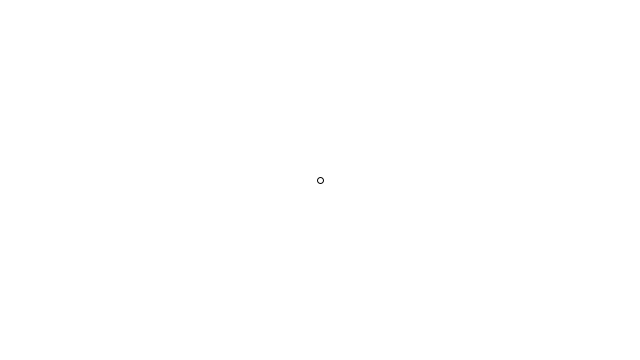
Frame 1 (no input)
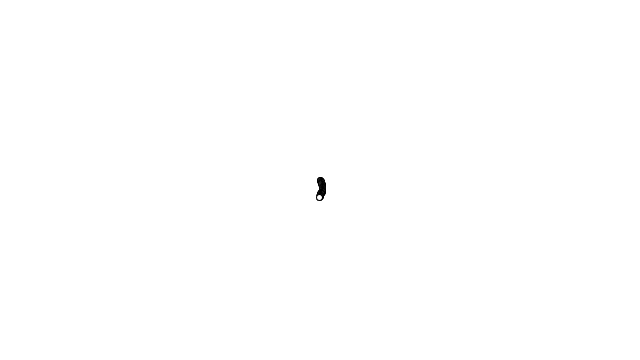
Frame 60 (the mouse pressed at the canvas centre just before this capture)
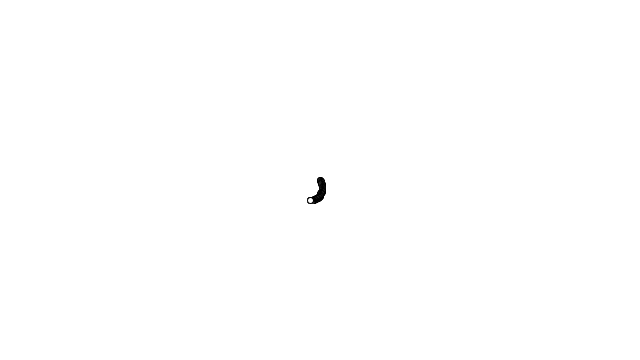
Frame 120 (the mouse held since frame 60 and released just before this capture)

The Processing sketch that drew these frames (run headless with seeded random() and noise(); from frame 60 on, the mouse is pressed at the canvas centre):

// Processing sketch: prac0_7
// ── prac0_7.pde
class Walker
{
  float x, y;
  float tx, ty;
  float stepx, stepy;

  Walker()
  {
    x  = width / 2;
    y  = height / 2;
    tx = 0;
    ty = 10000;
  }

  void display()
  {
    stroke(0);
    // point(x, y);
    ellipse(x, y, 6, 6);
  }

  void step()
  {
    int stepsize = 1;
    stepx = map(noise(tx), 0, 1, -stepsize, stepsize );
    stepy = map(noise(ty), 0, 1, -stepsize, stepsize);

    x += stepx;
    y += stepy;

    tx += 0.01;
    ty += 0.01;
  }

}

Walker w;

void setup()
{
  size(640, 360);
  w = new Walker();
  background(255);
}

void draw()
{
  w.step();
  w.display();
}
